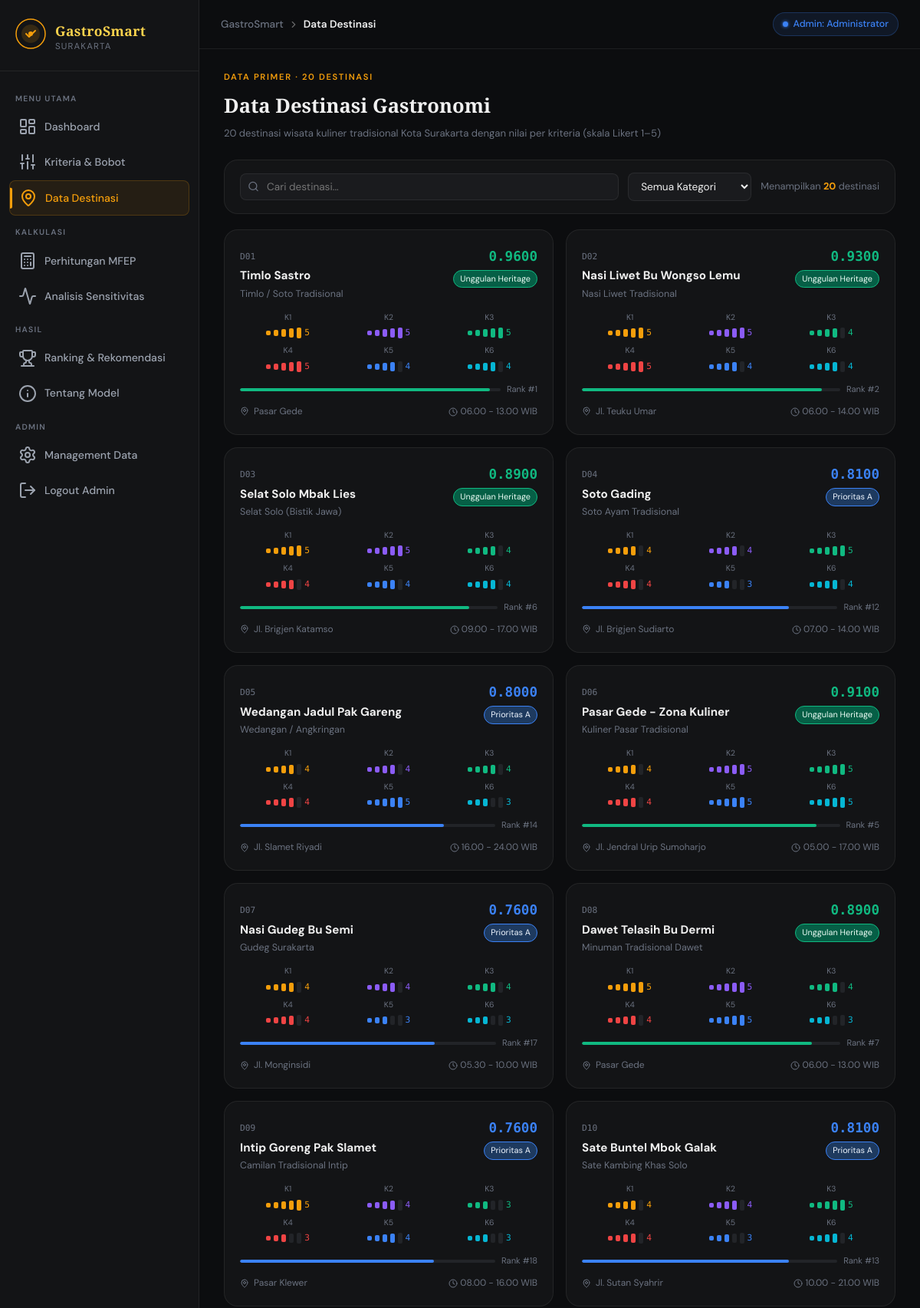
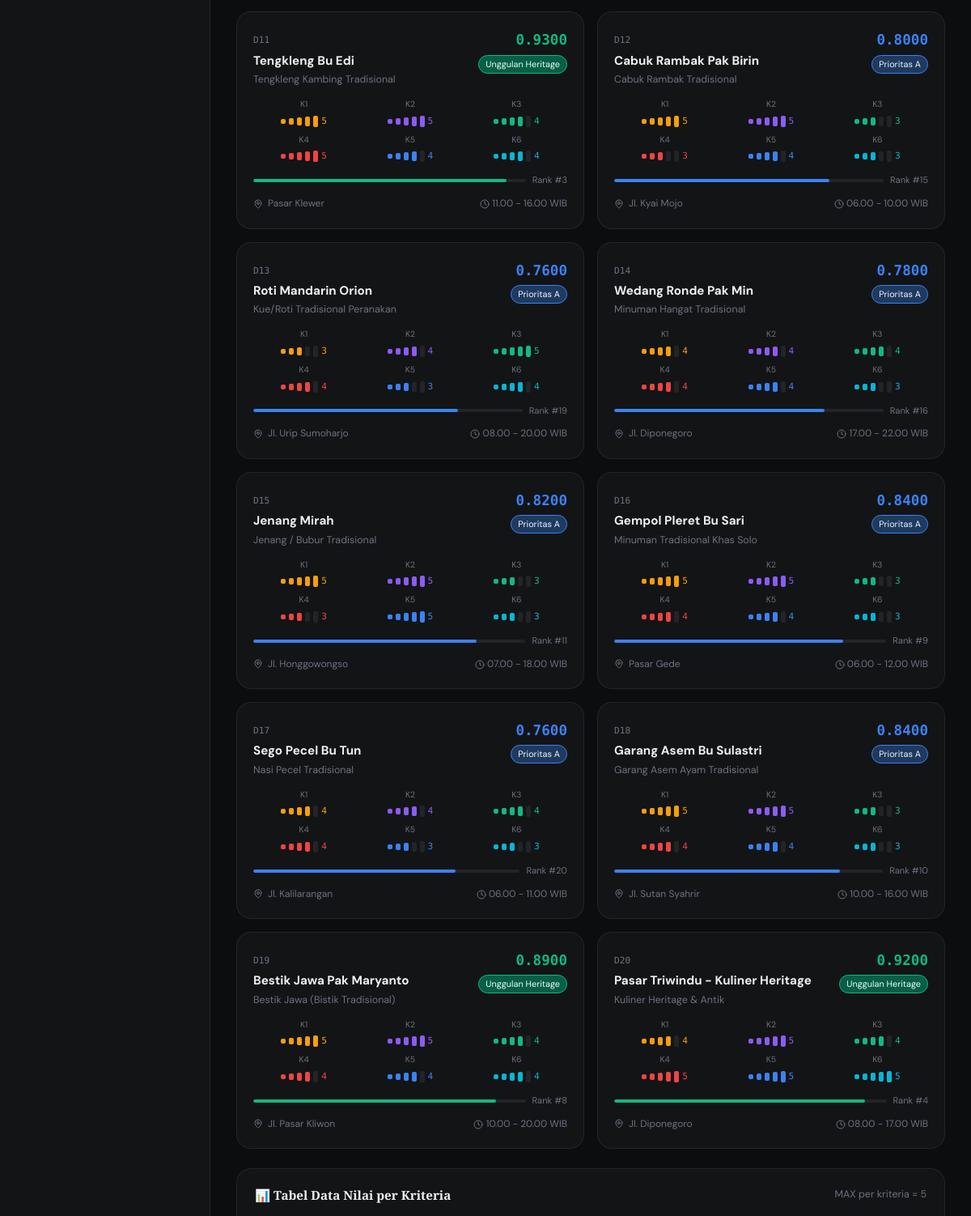
Page /destinasi.php (signed in, upper part) on the committed database (2 pictures, top to bottom).
### tables this page shows
CREATE TABLE IF NOT EXISTS destinasi (
    id INT AUTO_INCREMENT PRIMARY KEY,
    kode VARCHAR(10) NOT NULL UNIQUE,
    nama VARCHAR(150) NOT NULL,
    jenis VARCHAR(150) NOT NULL,
    deskripsi TEXT NOT NULL,
    lokasi VARCHAR(255) NOT NULL,
    lat DECIMAL(10,6) NOT NULL,
    lng DECIMAL(10,6) NOT NULL,
    jam VARCHAR(100) NOT NULL,
    K1 TINYINT NOT NULL,
    K2 TINYINT NOT NULL,
    K3 TINYINT NOT NULL,
    K4 TINYINT NOT NULL,
    K5 TINYINT NOT NULL,
    K6 TINYINT NOT NULL,
    created_at TIMESTAMP DEFAULT CURRENT_TIMESTAMP,
    updated_at TIMESTAMP DEFAULT CURRENT_TIMESTAMP ON UPDATE CURRENT_TIMESTAMP
);

CREATE TABLE IF NOT EXISTS kriteria (
    id INT AUTO_INCREMENT PRIMARY KEY,
    kode VARCHAR(10) NOT NULL UNIQUE,
    nama VARCHAR(100) NOT NULL,
    icon VARCHAR(50) NOT NULL,
    warna VARCHAR(20) NOT NULL,
    bobot DECIMAL(5,4) NOT NULL,
    definisi TEXT NOT NULL,
    ukur TEXT NOT NULL,
    created_at TIMESTAMP DEFAULT CURRENT_TIMESTAMP,
    updated_at TIMESTAMP DEFAULT CURRENT_TIMESTAMP ON UPDATE CURRENT_TIMESTAMP
);

### includes/config.php (called while the page is built, shortened)
<?php
function getDbConnection(): ?mysqli
{
    $db = @new mysqli(DB_HOST, DB_USER, DB_PASS, DB_NAME, DB_PORT);
    $db->set_charset('utf8mb4');
    $conn = $db;
    return $conn;
}
function dbTableExists(mysqli $db, string $table): bool
{
    $table = $db->real_escape_string($table);
    $result = $db->query("SHOW TABLES LIKE '{$table}'");
    $exists = $result->num_rows > 0;
    return $exists;
}
function loadKriteriaFromDb(mysqli $db): array
{
    $sql = "SELECT kode, nama, icon, warna, bobot, definisi, ukur FROM kriteria ORDER BY kode ASC";
    $result = $db->query($sql);
    $items = [];
    while ($row = $result->fetch_assoc()) {
        $items[$row['kode']] = [
            'nama' => $row['nama'],
            'icon' => $row['icon'],
            'warna' => $row['warna'],
            'bobot' => (float)$row['bobot'],
            'definisi' => $row['definisi'],
            'ukur' => $row['ukur'],
        ];
    }
    return $items;
}
function loadDestinasiFromDb(mysqli $db): array
{
    $sql = "SELECT kode, nama, jenis, deskripsi, lokasi, lat, lng, jam, K1, K2, K3, K4, K5, K6 FROM destinasi ORDER BY kode ASC";
    $result = $db->query($sql);
    $items = [];
    while ($row = $result->fetch_assoc()) {
        $items[] = [
            'kode' => $row['kode'],
            'nama' => $row['nama'],
            'jenis' => $row['jenis'],
            'deskripsi' => $row['deskripsi'],
            'lokasi' => $row['lokasi'],
            'koordinat' => [
                'lat' => (float)$row['lat'],
                'lng' => (float)$row['lng'],
            ],
            'jam' => $row['jam'],
            'K1' => (int)$row['K1'],
            'K2' => (int)$row['K2'],
            'K3' => (int)$row['K3'],
            'K4' => (int)$row['K4'],
            'K5' => (int)$row['K5'],
            'K6' => (int)$row['K6'],
        ];
    }
    return $items;
}
$KRITERIA = [
    'K1' => [
        'nama'    => 'Keaslian Kuliner',
        'icon'    => 'utensils',
        'warna'   => '#F59E0B',
        'bobot'   => 0.25,
        'definisi' => 'Tingkat orisinalitas resep, bahan baku, dan cara penyajian kuliner tradisional',
        'ukur'    => 'Observasi + penilaian pakar kuliner (1=modern, 5=sangat autentik)',
    ],
    'K2' => [
        'nama'    => 'Nilai Budaya & Sejarah',
        'icon'    => 'landmark',
        'warna'   => '#8B5CF6',
        'bobot'   => 0.20,
        'definisi' => 'Kekuatan narasi sejarah, identitas budaya Jawa, dan warisan leluhur pada kuliner',
        'ukur'    => 'Studi dokumen + wawancara komunitas (1=rendah, 5=sangat tinggi)',
    ],
    'K3' => [
        'nama'    => 'Aksesibilitas Destinasi',
        'icon'    => 'map-pin',
        'warna'   => '#10B981',
        'bobot'   => 0.15,
        'definisi' => 'Kemudahan jangkauan lokasi: transportasi, jarak, parkir, jam operasional',
        'ukur'    => 'Data lapangan + rating aksesibilitas (1=sangat sulit, 5=sangat mudah)',
    ],
    'K4' => [
        'nama'    => 'Daya Tarik Wisata',
        'icon'    => 'star',
        'warna'   => '#EF4444',
        'bobot'   => 0.20,
        'definisi' => 'Pengalaman wisata: ambiance, variasi menu, presentasi, dan ulasan pengunjung',
        'ukur'    => 'Review platform digital + observasi (1=rendah, 5=sangat tinggi)',
    ],
    'K5' => [
        'nama'    => 'Dukungan Komunitas',
        'icon'    => 'users',
        'warna'   => '#3B82F6',
        'bobot'   => 0.10,
        'definisi' => 'Keterlibatan komunitas lokal, pelaku UMKM, dan upaya kolektif pelestarian',
        'ukur'    => 'FGD komunitas + kuesioner stakeholder (1=minim, 5=sangat aktif)',
    ],
    'K6' => [
        'nama'    => 'Potensi Ekonomi Lokal',
        'icon'    => 'trending-up',
        'warna'   => '#06B6D4',
        'bobot'   => 0.10,
        'definisi' => 'Kontribusi destinasi pada pendapatan masyarakat lokal dan ekosistem pariwisata',
        'ukur'    => 'Data ekonomi dinas + estimasi transaksi (1=rendah, 5=sangat besar)',
    ],
];
function hitungMFEP(array $destinasi, array $kriteria): array
{
    $maxPerK = [];
    foreach (array_keys($kriteria) as $k) {
        $vals = array_column($destinasi, $k);
        $maxPerK[$k] = max($vals);
    }
    $results = [];
    foreach ($destinasi as $d) {
        $norm = [];
        $ws   = [];
        $total = 0;
        foreach ($kriteria as $k => $info) {
            $norm[$k] = ($maxPerK[$k] > 0) ? $d[$k] / $maxPerK[$k] : 0;
            $ws[$k]   = $norm[$k] * $info['bobot'];
            $total   += $ws[$k];
        }
        $results[] = array_merge($d, [
            'norm'  => $norm,
            'ws'    => $ws,
            'total' => round($total, 4),
        ]);
    }
    usort($results, fn($a, $b) => $b['total'] <=> $a['total']);
    foreach ($results as $i => &$r) {
        $r['ranking'] = $i + 1;
    }
    return $results;
}
function getKategoriStyle(string $cat): array
{
    return match ($cat) {
        'Unggulan Heritage' => ['bg' => '#065F46', 'border' => '#10B981', 'badge' => '#10B981', 'text' => '#ECFDF5'],
        'Prioritas A'       => ['bg' => '#1E3A5F', 'border' => '#3B82F6', 'badge' => '#3B82F6', 'text' => '#EFF6FF'],
        'Prioritas B'       => ['bg' => '#713F12', 'border' => '#F59E0B', 'badge' => '#F59E0B', 'text' => '#FFFBEB'],
        'Prioritas C'       => ['bg' => '#7C2D12', 'border' => '#F97316', 'badge' => '#F97316', 'text' => '#FFF7ED'],
        default             => ['bg' => '#3F3F46', 'border' => '#71717A', 'badge' => '#71717A', 'text' => '#F4F4F5'],
    };
}
$dbConnection = getDbConnection();
if (
    $dbConnection instanceof mysqli
    && dbTableExists($dbConnection, 'kriteria')
    && dbTableExists($dbConnection, 'destinasi')
) {
    $dbKriteria = loadKriteriaFromDb($dbConnection);
    $dbDestinasi = loadDestinasiFromDb($dbConnection);
    if (!empty($dbKriteria) && !empty($dbDestinasi)) {
        $KRITERIA = $dbKriteria;
        $DESTINASI = $dbDestinasi;
    }
}
$HASIL = hitungMFEP($DESTINASI, $KRITERIA);

### destinasi.php (the view, shortened to what this page needs)
<?php
require_once 'includes/config.php';
?>
<?php include 'includes/header.php'; ?>
<div style="margin-bottom:24px;" class="animate-in">
    <div class="hero-eyebrow">Data Primer · 20 Destinasi</div>
    <h1 class="section-title" style="font-family:var(--font-display);font-size:1.6rem;">Data Destinasi Gastronomi</h1>
    <p class="section-subtitle">20 destinasi wisata kuliner tradisional Kota Surakarta dengan nilai per kriteria (skala Likert 1–5)</p>
</div>
<div class="card animate-in delay-1" style="margin-bottom:20px;padding:16px 20px;">
    <div style="display:flex;gap:12px;flex-wrap:wrap;align-items:center;">
        <div style="flex:1;min-width:200px;position:relative;">
            <i data-lucide="search" style="position:absolute;left:10px;top:50%;transform:translateY(-50%);width:15px;height:15px;color:var(--text-muted);"></i>
            <input type="text" id="searchInput" placeholder="Cari destinasi..." style="width:100%;background:var(--bg-elevated);border:1px solid var(--border-subtle);border-radius:var(--radius-sm);padding:8px 12px 8px 34px;color:var(--text-primary);font-family:var(--font-body);font-size:0.85rem;outline:none;" oninput="filterDest()">
        </div>
        <select id="filterKat" onchange="filterDest()" style="background:var(--bg-elevated);border:1px solid var(--border-subtle);border-radius:var(--radius-sm);padding:8px 12px;color:var(--text-primary);font-family:var(--font-body);font-size:0.85rem;outline:none;">
            <option value="">Semua Kategori</option>
        </select>
        <div style="font-size:0.8rem;color:var(--text-muted);" id="countLabel">Menampilkan <strong id="countNum" style="color:var(--gold);"><?= count($DESTINASI) ?></strong> destinasi</div>
    </div>
</div>
<div style="display:grid;grid-template-columns:repeat(auto-fill,minmax(300px,1fr));gap:16px;margin-bottom:24px;" id="destGrid">
    <?php
    $hasilMap = [];
    foreach ($HASIL as $h) $hasilMap[$h['kode']] = $h;
    foreach ($DESTINASI as $d):
        $h = $hasilMap[$d['kode']];
        $kat = getKategoriStyle($h['kategori']);
        $pct = round(($h['total'] / 1.0) * 100, 1);
    ?>
        <div class="dest-card animate-in"
            data-nama="<?= strtolower(htmlspecialchars($d['nama'])) ?>"
            data-jenis="<?= strtolower(htmlspecialchars($d['jenis'])) ?>"
            data-kat="<?= htmlspecialchars($h['kategori']) ?>"
            style="--card-color:<?= $kat['badge'] ?>;"
            onclick="openDestModal('<?= $d['kode'] ?>')">
            <div style="display:flex;align-items:flex-start;justify-content:space-between;gap:10px;margin-bottom:12px;">
                <div>
                    <span class="mono" style="font-size:0.7rem;color:var(--text-muted);"><?= $d['kode'] ?></span>
                    <div style="font-weight:700;font-size:0.95rem;margin-top:2px;"><?= htmlspecialchars($d['nama']) ?></div>
                    <div style="font-size:0.78rem;color:var(--text-muted);margin-top:2px;"><?= htmlspecialchars($d['jenis']) ?></div>
                </div>
                <div style="text-align:right;flex-shrink:0;">
                    <div class="mono" style="font-size:1.1rem;font-weight:700;color:<?= $kat['badge'] ?>;"><?= number_format($h['total'], 4) ?></div>
                    <div style="font-size:0.68rem;padding:2px 8px;background:<?= $kat['bg'] ?>;border:1px solid <?= $kat['border'] ?>;border-radius:999px;color:<?= $kat['text'] ?>;margin-top:4px;display:inline-block;"><?= $h['kategori'] ?></div>
                </div>
            </div>
            <div style="display:grid;grid-template-columns:repeat(3,1fr);gap:6px;margin-bottom:12px;">
                <?php foreach ($KRITERIA as $kode => $k): ?>
                    <div style="text-align:center;">
                        <div style="font-size:0.65rem;color:var(--text-muted);margin-bottom:3px;"><?= $kode ?></div>
                        <div style="display:flex;align-items:center;justify-content:center;gap:4px;">
                            <?php for ($i = 1; $i <= 5; $i++): ?>
                                <div style="width:6px;height:<?= 4 + $i * 2 ?>px;border-radius:2px;background:<?= $i <= $d[$kode] ? $k['warna'] : 'var(--bg-overlay)' ?>;"></div>
                            <?php endfor; ?>
                            <span class="mono" style="font-size:0.7rem;color:<?= $k['warna'] ?>;"><?= $d[$kode] ?></span>
                        </div>
                    </div>
                <?php endforeach; ?>
            </div>
            <div style="display:flex;align-items:center;gap:8px;">
                <div style="flex:1;height:4px;background:var(--bg-overlay);border-radius:2px;overflow:hidden;">
                    <div style="width:<?= $pct ?>%;height:100%;background:<?= $kat['badge'] ?>;border-radius:2px;transition:width 0.8s ease;"></div>
                </div>
                <span style="font-size:0.7rem;color:var(--text-muted);">Rank #<?= $h['ranking'] ?></span>
            </div>
            <div style="display:flex;align-items:center;gap:6px;margin-top:10px;font-size:0.75rem;color:var(--text-muted);">
                <i data-lucide="map-pin" style="width:12px;height:12px;"></i>
                <span><?= htmlspecialchars(explode(',', $d['lokasi'])[0]) ?></span>
                <span style="margin-left:auto;">
                    <i data-lucide="clock" style="width:12px;height:12px;display:inline;vertical-align:middle;"></i>
                    <?= $d['jam'] ?>
                </span>
            </div>
        </div>
    <?php endforeach; ?>
</div>
<div class="card animate-in delay-3">
    <div class="card-header">
        <span class="card-title">📊 Tabel Data Nilai per Kriteria</span>
        <div style="font-size:0.78rem;color:var(--text-muted);">MAX per kriteria = 5</div>
    </div>
</div>
<?php include 'includes/footer.php'; ?>

### assets/css/main.css (style rules this page uses)
:root { --bg-base: #0C0D0F; --bg-surface: #131416; --bg-elevated: #1A1B1E; --bg-overlay: #222428; --border-subtle: rgba(255, 255, 255, 0.07); --border-medium: rgba(255, 255, 255, 0.12); --gold: #F59E0B; --gold-dim: #B45309; --gold-glow: rgba(245, 158, 11, 0.15); --gold-subtle: rgba(245, 158, 11, 0.08); --text-primary: #F0F0F0; --text-secondary: #9CA3AF; --text-muted: #6B7280; --text-gold: #FCD34D; --green: #10B981; --blue: #3B82F6; --purple: #8B5CF6; --red: #EF4444; --orange: #F97316; --cyan: #06B6D4; --sidebar-w: 260px; --topbar-h: 64px; --radius-sm: 8px; --radius-md: 12px; --radius-lg: 18px; --radius-xl: 24px; --font-display: 'Playfair Display', Georgia, serif; --font-body: 'DM Sans', sans-serif; --font-mono: 'DM Mono', monospace; --shadow-sm: 0 1px 3px rgba(0, 0, 0, 0.4); --shadow-md: 0 4px 16px rgba(0, 0, 0, 0.5); --shadow-lg: 0 8px 32px rgba(0, 0, 0, 0.6); --glow-gold: 0 0 24px rgba(245, 158, 11, 0.25); }
*, *::before, *::after { box-sizing: border-box; margin: 0; padding: 0; }
html { font-size: 16px; scroll-behavior: smooth; }
body { font-family: var(--font-body); background: var(--bg-base); color: var(--text-primary); line-height: 1.6; min-height: 100vh; display: flex; overflow-x: hidden; -webkit-text-size-adjust: 100%; -ms-text-size-adjust: 100%; text-size-adjust: 100%; }
.card { background: var(--bg-surface); border: 1px solid var(--border-subtle); border-radius: var(--radius-lg); padding: 24px; transition: border-color 0.2s, box-shadow 0.2s; }
.card-header { display: flex; align-items: center; justify-content: space-between; margin-bottom: 18px; }
.card-title { font-family: var(--font-display); font-size: 1.05rem; font-weight: 600; color: var(--text-primary); }
.mono { font-family: var(--font-mono); font-size: 0.82rem; }
.section-title { font-family: var(--font-display); font-size: 1.15rem; font-weight: 700; color: var(--text-primary); margin-bottom: 4px; }
.section-subtitle { font-size: 0.82rem; color: var(--text-muted); margin-bottom: 18px; }
.dest-card { background: var(--bg-surface); border: 1px solid var(--border-subtle); border-radius: var(--radius-lg); padding: 20px; transition: all 0.2s; cursor: pointer; position: relative; overflow: hidden; }
.dest-card::after { content: ''; position: absolute; bottom: 0; left: 0; right: 0; height: 3px; background: var(--card-color, var(--gold)); transform: scaleX(0); transition: transform 0.3s; transform-origin: left; }
.animate-in { animation: fadeInUp 0.4s ease both; }
.delay-1 { animation-delay: 0.05s; }
.delay-3 { animation-delay: 0.15s; }
.hero-eyebrow { font-size: 0.7rem; letter-spacing: 0.15em; text-transform: uppercase; color: var(--gold); font-weight: 600; margin-bottom: 8px; }
.card { background: var(--bg-surface); border: 1px solid var(--border-subtle); border-radius: var(--radius-lg); padding: 20px 22px; margin-bottom: 0; }
.card-header { display: flex; align-items: center; justify-content: space-between; gap: 12px; margin-bottom: 16px; flex-wrap: wrap; }
.card-title { font-weight: 700; font-size: 0.95rem; }
.mono { font-family: var(--font-mono); }

### rows in the picture
destinasi: kode "D01", nama "Timlo Sastro", jenis "Timlo / Soto Tradisional", kode "0.9600", kode "Unggulan Heritage", K1 "5", K2 "5", K3 "5", K4 "5", K5 "4", K6 "4", kode "1", lokasi "Pasar Gede", jam "06.00 - 13.00 WIB"
kriteria: kode "K1"
kriteria: kode "K2"
kriteria: kode "K3"
kriteria: kode "K4"
kriteria: kode "K5"
kriteria: kode "K6"
destinasi: kode "D02", nama "Nasi Liwet Bu Wongso Lemu", jenis "Nasi Liwet Tradisional", kode "0.9300", kode "Unggulan Heritage", K1 "5", K2 "5", K3 "4", K4 "5", K5 "4", K6 "4", kode "2", lokasi "Jl. Teuku Umar", jam "06.00 - 14.00 WIB"
destinasi: kode "D03", nama "Selat Solo Mbak Lies", jenis "Selat Solo (Bistik Jawa)", kode "0.8900", kode "Unggulan Heritage", K1 "5", K2 "5", K3 "4", K4 "4", K5 "4", K6 "4", kode "6", lokasi "Jl. Brigjen Katamso", jam "09.00 - 17.00 WIB"
destinasi: kode "D04", nama "Soto Gading", jenis "Soto Ayam Tradisional", kode "0.8100", kode "Prioritas A", K1 "4", K2 "4", K3 "5", K4 "4", K5 "3", K6 "4", kode "12", lokasi "Jl. Brigjen Sudiarto", jam "07.00 - 14.00 WIB"
destinasi: kode "D05", nama "Wedangan Jadul Pak Gareng", jenis "Wedangan / Angkringan", kode "0.8000", kode "Prioritas A", K1 "4", K2 "4", K3 "4", K4 "4", K5 "5", K6 "3", kode "14", lokasi "Jl. Slamet Riyadi", jam "16.00 - 24.00 WIB"
destinasi: kode "D06", nama "Pasar Gede - Zona Kuliner", jenis "Kuliner Pasar Tradisional", kode "0.9100", kode "Unggulan Heritage", K1 "4", K2 "5", K3 "5", K4 "4", K5 "5", K6 "5", kode "5", lokasi "Jl. Jendral Urip Sumoharjo", jam "05.00 - 17.00 WIB"
destinasi: kode "D07", nama "Nasi Gudeg Bu Semi", jenis "Gudeg Surakarta", kode "0.7600", kode "Prioritas A", K1 "4", K2 "4", K3 "4", K4 "4", K5 "3", K6 "3", kode "17", lokasi "Jl. Monginsidi", jam "05.30 - 10.00 WIB"
destinasi: kode "D08", nama "Dawet Telasih Bu Dermi", jenis "Minuman Tradisional Dawet", kode "0.8900", kode "Unggulan Heritage", K1 "5", K2 "5", K3 "4", K4 "4", K5 "5", K6 "3", kode "7", lokasi "Pasar Gede", jam "06.00 - 13.00 WIB"
destinasi: kode "D09", nama "Intip Goreng Pak Slamet", jenis "Camilan Tradisional Intip", kode "0.7600", kode "Prioritas A", K1 "5", K2 "4", K3 "3", K4 "3", K5 "4", K6 "3", kode "18", lokasi "Pasar Klewer", jam "08.00 - 16.00 WIB"
destinasi: kode "D10", nama "Sate Buntel Mbok Galak", jenis "Sate Kambing Khas Solo", kode "0.8100", kode "Prioritas A", K1 "4", K2 "4", K3 "5", K4 "4", K5 "3", K6 "4", kode "13", lokasi "Jl. Sutan Syahrir", jam "10.00 - 21.00 WIB"
destinasi: kode "D11", nama "Tengkleng Bu Edi", jenis "Tengkleng Kambing Tradisional", kode "0.9300", kode "Unggulan Heritage", K1 "5", K2 "5", K3 "4", K4 "5", K5 "4", K6 "4", kode "3", lokasi "Pasar Klewer", jam "11.00 - 16.00 WIB"
destinasi: kode "D12", nama "Cabuk Rambak Pak Birin", jenis "Cabuk Rambak Tradisional", kode "0.8000", kode "Prioritas A", K1 "5", K2 "5", K3 "3", K4 "3", K5 "4", K6 "3", kode "15", lokasi "Jl. Kyai Mojo", jam "06.00 - 10.00 WIB"
destinasi: kode "D13", nama "Roti Mandarin Orion", jenis "Kue/Roti Tradisional Peranakan", kode "0.7600", kode "Prioritas A", K1 "3", K2 "4", K3 "5", K4 "4", K5 "3", K6 "4", kode "19", lokasi "Jl. Urip Sumoharjo", jam "08.00 - 20.00 WIB"
destinasi: kode "D14", nama "Wedang Ronde Pak Min", jenis "Minuman Hangat Tradisional", kode "0.7800", kode "Prioritas A", K1 "4", K2 "4", K3 "4", K4 "4", K5 "4", K6 "3", kode "16", lokasi "Jl. Diponegoro", jam "17.00 - 22.00 WIB"
destinasi: kode "D15", nama "Jenang Mirah", jenis "Jenang / Bubur Tradisional", kode "0.8200", kode "Prioritas A", K1 "5", K2 "5", K3 "3", K4 "3", K5 "5", K6 "3", kode "11", lokasi "Jl. Honggowongso", jam "07.00 - 18.00 WIB"
destinasi: kode "D16", nama "Gempol Pleret Bu Sari", jenis "Minuman Tradisional Khas Solo", kode "0.8400", kode "Prioritas A", K1 "5", K2 "5", K3 "3", K4 "4", K5 "4", K6 "3", kode "9", lokasi "Pasar Gede", jam "06.00 - 12.00 WIB"
destinasi: kode "D17", nama "Sego Pecel Bu Tun", jenis "Nasi Pecel Tradisional", kode "0.7600", kode "Prioritas A", K1 "4", K2 "4", K3 "4", K4 "4", K5 "3", K6 "3", kode "20", lokasi "Jl. Kalilarangan", jam "06.00 - 11.00 WIB"
destinasi: kode "D18", nama "Garang Asem Bu Sulastri", jenis "Garang Asem Ayam Tradisional", kode "0.8400", kode "Prioritas A", K1 "5", K2 "5", K3 "3", K4 "4", K5 "4", K6 "3", kode "10", lokasi "Jl. Sutan Syahrir", jam "10.00 - 16.00 WIB"
destinasi: kode "D19", nama "Bestik Jawa Pak Maryanto", jenis "Bestik Jawa (Bistik Tradisional)", kode "0.8900", kode "Unggulan Heritage", K1 "5", K2 "5", K3 "4", K4 "4", K5 "4", K6 "4", kode "8", lokasi "Jl. Pasar Kliwon", jam "10.00 - 20.00 WIB"
destinasi: kode "D20", nama "Pasar Triwindu - Kuliner Heritage", jenis "Kuliner Heritage & Antik", kode "0.9200", kode "Unggulan Heritage", K1 "4", K2 "5", K3 "4", K4 "5", K5 "5", K6 "5", kode "4", lokasi "Jl. Diponegoro", jam "08.00 - 17.00 WIB"

### other values in the picture
$pageTitle "Data Destinasi"
$_SESSION['admin_user']['display_name'] "Administrator"
count($DESTINASI) "20"
